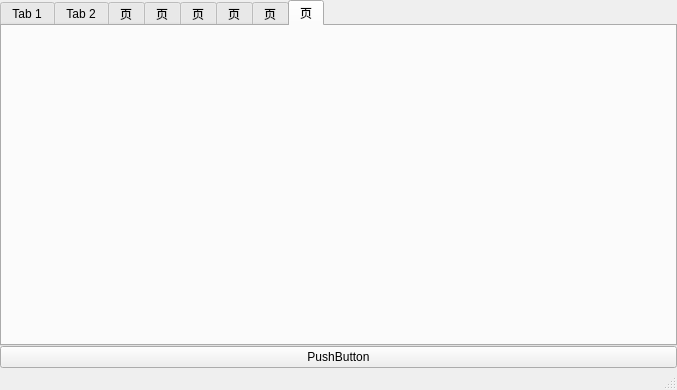
<?xml version="1.0" encoding="UTF-8"?>
<ui version="4.0">
 <class>MainWindow</class>
 <widget class="QMainWindow" name="MainWindow">
  <property name="geometry">
   <rect>
    <x>0</x>
    <y>0</y>
    <width>677</width>
    <height>390</height>
   </rect>
  </property>
  <property name="windowTitle">
   <string>MainWindow</string>
  </property>
  <widget class="QWidget" name="centralwidget">
   <layout class="QVBoxLayout" name="verticalLayout_2">
    <property name="spacing">
     <number>0</number>
    </property>
    <property name="leftMargin">
     <number>0</number>
    </property>
    <property name="topMargin">
     <number>0</number>
    </property>
    <property name="rightMargin">
     <number>0</number>
    </property>
    <property name="bottomMargin">
     <number>0</number>
    </property>
    <item>
     <layout class="QVBoxLayout" name="verticalLayout">
      <property name="spacing">
       <number>0</number>
      </property>
      <item>
       <widget class="QTabWidget" name="tabWidget">
        <property name="currentIndex">
         <number>7</number>
        </property>
        <widget class="QWidget" name="tab">
         <attribute name="title">
          <string>Tab 1</string>
         </attribute>
        </widget>
        <widget class="QWidget" name="tab_2">
         <attribute name="title">
          <string>Tab 2</string>
         </attribute>
        </widget>
        <widget class="QWidget" name="tab_3">
         <attribute name="title">
          <string>页</string>
         </attribute>
        </widget>
        <widget class="QWidget" name="tab_4">
         <attribute name="title">
          <string>页</string>
         </attribute>
        </widget>
        <widget class="QWidget" name="tab_5">
         <attribute name="title">
          <string>页</string>
         </attribute>
        </widget>
        <widget class="QWidget" name="tab_6">
         <attribute name="title">
          <string>页</string>
         </attribute>
        </widget>
        <widget class="QWidget" name="tab_7">
         <attribute name="title">
          <string>页</string>
         </attribute>
        </widget>
        <widget class="QWidget" name="tab_8">
         <attribute name="title">
          <string>页</string>
         </attribute>
        </widget>
       </widget>
      </item>
      <item>
       <widget class="QPushButton" name="pushButton">
        <property name="text">
         <string>PushButton</string>
        </property>
       </widget>
      </item>
     </layout>
    </item>
   </layout>
  </widget>
  <widget class="QMenuBar" name="menubar">
   <property name="geometry">
    <rect>
     <x>0</x>
     <y>0</y>
     <width>677</width>
     <height>23</height>
    </rect>
   </property>
  </widget>
  <widget class="QStatusBar" name="statusbar"/>
 </widget>
 <resources/>
 <connections/>
</ui>
